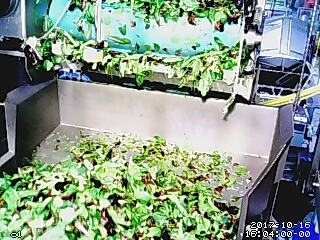
#> input picture scripts/comparison_scripts/testBase.jpg, 320 x 240 px; its folder holds only this picture in this run
$ python -i utils.py   (imports and definitions only)
#> lines starting #> are read from the running program, lines starting #| are printed output that depends on the picture; after the words box and inside, x2 and y2 are one past the last pixel; in counts of white or black regions, pixels touching at a corner belong together
#> further down, picture is the input picture: shape (240, 320, 3); mean B, G, R 135.7, 152.6, 135.4
#!/usr/env/bin python3

"""
" File:     utils.py
" Date:     05-30-2018
"""

import os
import cv2
import shutil
import fnmatch
import numpy as np
from PIL import Image

TEMP_BKGRND_MASK_DIRECTORY =  "./Masks"
TEMP_BKGRND_MASK = "final.jpg"

def turnGreenLight():
    return cv2.imread("green_light_icon.png")

def turnRedLight():
    return cv2.imread("red_light_icon.png")

# [15 lines left out: functions getTimeStamp, maskBackground, not called in this run]

def maskGreen(frame):
    """
    Returns the result of masking the color green on FRAME, as well
    as the inverse (Everything but green)
    """
    hsv = cv2.cvtColor(frame, cv2.COLOR_BGR2HSV)
#> hsv: shape (240, 320, 3); mean H, S, V 68.6, 78.2, 160.7

    #green boundaries in HSV
    lower_bound = np.array([35, 5, 5])
    upper_bound = np.array([79, 255, 255])

    #Greens only
    mask = cv2.inRange(hsv, lower_bound, upper_bound)
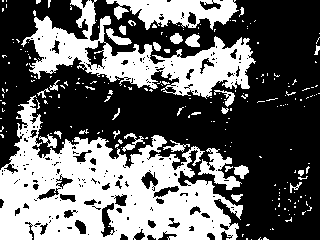
#> mask: shape (240, 320); 40% white; 229 white regions (198 under 20 px), largest, box (x1, y1, x2, y2) and area: (0, 95, 243, 240) 17438, (21, 0, 256, 99) 7735, (106, 0, 239, 30) 2335
    greens = cv2.bitwise_and(frame, frame, mask = mask)
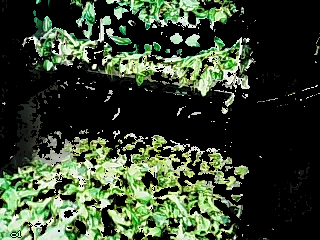
#> greens: shape (240, 320, 3); mean B, G, R 47.4, 67.6, 54.4

    #Inverted mask
    mask2 = cv2.bitwise_not(mask)
    non_greens = cv2.bitwise_and(frame, frame, mask = mask2)
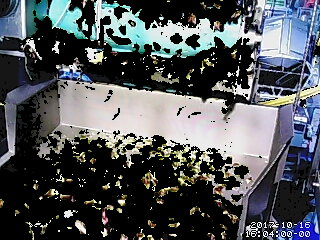
#> non_greens: shape (240, 320, 3); mean B, G, R 88.3, 85, 80.9

    return greens, non_greens

# [170 lines left out: functions generateIndividualMasks, createBlackImage, combineMasks, createBackgroundMask, applyThresholding, findContaminant, not called in this run]


#******Methods from c_r_d.py*******

# rect = ((min_x, min_y), (max_x, max_y))
def place_bounding_box(image, rect):
    image = cv2.rectangle(image,(rect[0][1],rect[0][0]),(rect[1][1],rect[1][0]),(0,255,0),3)
    return image

# [64 lines left out: functions calc_bounding_box, scan_image, highlightContaminant, not called in this run]

>>> import cv2
>>> picture = cv2.imread('../comparison_scripts/testBase.jpg')
>>> result = maskGreen(picture)
